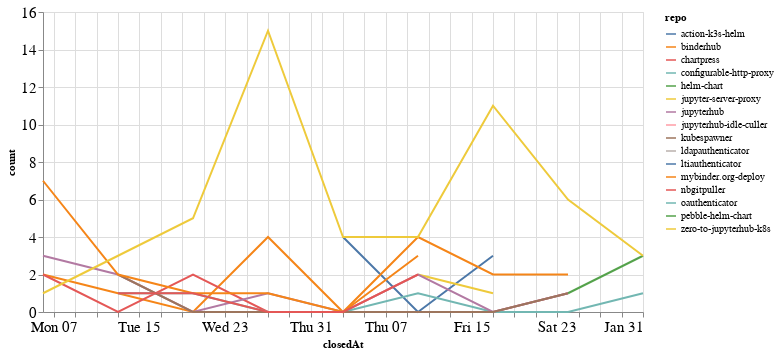

Notebook source saved alongside this figure:
### Code cell
closed_by_time = closed_by.groupby('repo').resample('W', on='closedAt').count()['author'].reset_index()
closed_by_time = closed_by_time.rename(columns={'author': 'count'})

alt.Chart(closed_by_time, width=600).mark_line().encode(
    x='closedAt',
    y='count',
    color='repo',
    tooltip="repo"
)

### Figure 1 — Vega-Lite specification as saved in the notebook (floating-point values rounded to 4 significant figures)
{"config": {"axisLeft": {"labelFontSize": 15}, "axisBottom": {"labelFontSize": 15}}, "data": {"name": "data-43d8f1d341ce5bdab7ad6be3d217971b"}, "mark": "line", "encoding": {"color": {"type": "nominal", "field": "repo"}, "tooltip": {"type": "nominal", "field": "repo"}, "x": {"type": "temporal", "field": "closedAt"}, "y": {"type": "quantitative", "field": "count"}}, "width": 600, "$schema": "https://vega.github.io/schema/vega-lite/v4.8.1.json", "datasets": {"data-43d8f1d341ce5bdab7ad6be3d217971b": [{"repo": "action-k3s-helm", "closedAt": "2021-01-03T00:00:00", "count": 4}, {"repo": "action-k3s-helm", "closedAt": "2021-01-10T00:00:00", "count": 0}, {"repo": "action-k3s-helm", "closedAt": "2021-01-17T00:00:00", "count": 3}, {"repo": "binderhub", "closedAt": "2020-12-06T00:00:00", "count": 2}, {"repo": "binderhub", "closedAt": "2020-12-13T00:00:00", "count": 1}, {"repo": "binderhub", "closedAt": "2020-12-20T00:00:00", "count": 0}, {"repo": "binderhub", "closedAt": "2020-12-27T00:00:00", "count": 4}, {"repo": "binderhub", "closedAt": "2021-01-03T00:00:00", "count": 0}, {"repo": "binderhub", "closedAt": "2021-01-10T00:00:00", "count": 4}, {"repo": "binderhub", "closedAt": "2021-01-17T00:00:00", "count": 2}, {"repo": "binderhub", "closedAt": "2021-01-24T00:00:00", "count": 2}, {"repo": "chartpress", "closedAt": "2020-12-06T00:00:00", "count": 2}, {"repo": "chartpress", "closedAt": "2020-12-13T00:00:00", "count": 0}, {"repo": "chartpress", "closedAt": "2020-12-20T00:00:00", "count": 2}, {"repo": "chartpress", "closedAt": "2020-12-27T00:00:00", "count": 0}, {"repo": "chartpress", "closedAt": "2021-01-03T00:00:00", "count": 0}, {"repo": "chartpress", "closedAt": "2021-01-10T00:00:00", "count": 0}, {"repo": "chartpress", "closedAt": "2021-01-17T00:00:00", "count": 0}, {"repo": "chartpress", "closedAt": "2021-01-24T00:00:00", "count": 1}, {"repo": "configurable-http-proxy", "closedAt": "2020-12-13T00:00:00", "count": 1}, {"repo": "configurable-http-proxy", "closedAt": "2020-12-20T00:00:00", "count": 1}, {"repo": "configurable-http-proxy", "closedAt": "2020-12-27T00:00:00", "count": 0}, {"repo": "configurable-http-proxy", "closedAt": "2021-01-03T00:00:00", "count": 0}, {"repo": "configurable-http-proxy", "closedAt": "2021-01-10T00:00:00", "count": 1}, {"repo": "configurable-http-proxy", "closedAt": "2021-01-17T00:00:00", "count": 0}, {"repo": "configurable-http-proxy", "closedAt": "2021-01-24T00:00:00", "count": 0}, {"repo": "configurable-http-proxy", "closedAt": "2021-01-31T00:00:00", "count": 1}, {"repo": "helm-chart", "closedAt": "2021-01-24T00:00:00", "count": 1}, {"repo": "helm-chart", "closedAt": "2021-01-31T00:00:00", "count": 3}, {"repo": "jupyter-server-proxy", "closedAt": "2021-01-10T00:00:00", "count": 2}, {"repo": "jupyter-server-proxy", "closedAt": "2021-01-17T00:00:00", "count": 1}, {"repo": "jupyterhub", "closedAt": "2020-12-06T00:00:00", "count": 3}, {"repo": "jupyterhub", "closedAt": "2020-12-13T00:00:00", "count": 2}, {"repo": "jupyterhub", "closedAt": "2020-12-20T00:00:00", "count": 0}, {"repo": "jupyterhub", "closedAt": "2020-12-27T00:00:00", "count": 1}, {"repo": "jupyterhub", "closedAt": "2021-01-03T00:00:00", "count": 0}, {"repo": "jupyterhub", "closedAt": "2021-01-10T00:00:00", "count": 2}, {"repo": "jupyterhub", "closedAt": "2021-01-17T00:00:00", "count": 0}, {"repo": "jupyterhub", "closedAt": "2021-01-24T00:00:00", "count": 1}, {"repo": "jupyterhub-idle-culler", "closedAt": "2021-01-31T00:00:00", "count": 1}, {"repo": "kubespawner", "closedAt": "2020-12-13T00:00:00", "count": 2}, {"repo": "kubespawner", "closedAt": "2020-12-20T00:00:00", "count": 0}, {"repo": "kubespawner", "closedAt": "2020-12-27T00:00:00", "count": 0}, {"repo": "kubespawner", "closedAt": "2021-01-03T00:00:00", "count": 0}, {"repo": "kubespawner", "closedAt": "2021-01-10T00:00:00", "count": 0}, {"repo": "kubespawner", "closedAt": "2021-01-17T00:00:00", "count": 0}, {"repo": "kubespawner", "closedAt": "2021-01-24T00:00:00", "count": 1}, {"repo": "ldapauthenticator", "closedAt": "2020-12-13T00:00:00", "count": 1}, {"repo": "ltiauthenticator", "closedAt": "2020-12-06T00:00:00", "count": 1}, {"repo": "mybinder.org-deploy", "closedAt": "2020-12-06T00:00:00", "count": 7}, {"repo": "mybinder.org-deploy", "closedAt": "2020-12-13T00:00:00", "count": 2}, {"repo": "mybinder.org-deploy", "closedAt": "2020-12-20T00:00:00", "count": 1}, {"repo": "mybinder.org-deploy", "closedAt": "2020-12-27T00:00:00", "count": 1}, {"repo": "mybinder.org-deploy", "closedAt": "2021-01-03T00:00:00", "count": 0}, {"repo": "mybinder.org-deploy", "closedAt": "2021-01-10T00:00:00", "count": 3}, {"repo": "nbgitpuller", "closedAt": "2020-12-13T00:00:00", "count": 1}, {"repo": "nbgitpuller", "closedAt": "2020-12-20T00:00:00", "count": 1}, {"repo": "nbgitpuller", "closedAt": "2020-12-27T00:00:00", "count": 0}, {"repo": "nbgitpuller", "closedAt": "2021-01-03T00:00:00", "count": 0}, {"repo": "nbgitpuller", "closedAt": "2021-01-10T00:00:00", "count": 2}, {"repo": "oauthenticator", "closedAt": "2020-12-06T00:00:00", "count": 3}, {"repo": "pebble-helm-chart", "closedAt": "2020-12-13T00:00:00", "count": 1}, {"repo": "zero-to-jupyterhub-k8s", "closedAt": "2020-12-06T00:00:00", "count": 1}, {"repo": "zero-to-jupyterhub-k8s", "closedAt": "2020-12-13T00:00:00", "count": 3}, {"repo": "zero-to-jupyterhub-k8s", "closedAt": "2020-12-20T00:00:00", "count": 5}, {"repo": "zero-to-jupyterhub-k8s", "closedAt": "2020-12-27T00:00:00", "count": 15}, {"repo": "zero-to-jupyterhub-k8s", "closedAt": "2021-01-03T00:00:00", "count": 4}, {"repo": "zero-to-jupyterhub-k8s", "closedAt": "2021-01-10T00:00:00", "count": 4}, {"repo": "zero-to-jupyterhub-k8s", "closedAt": "2021-01-17T00:00:00", "count": 11}, {"repo": "zero-to-jupyterhub-k8s", "closedAt": "2021-01-24T00:00:00", "count": 6}, {"repo": "zero-to-jupyterhub-k8s", "closedAt": "2021-01-31T00:00:00", "count": 3}]}}
